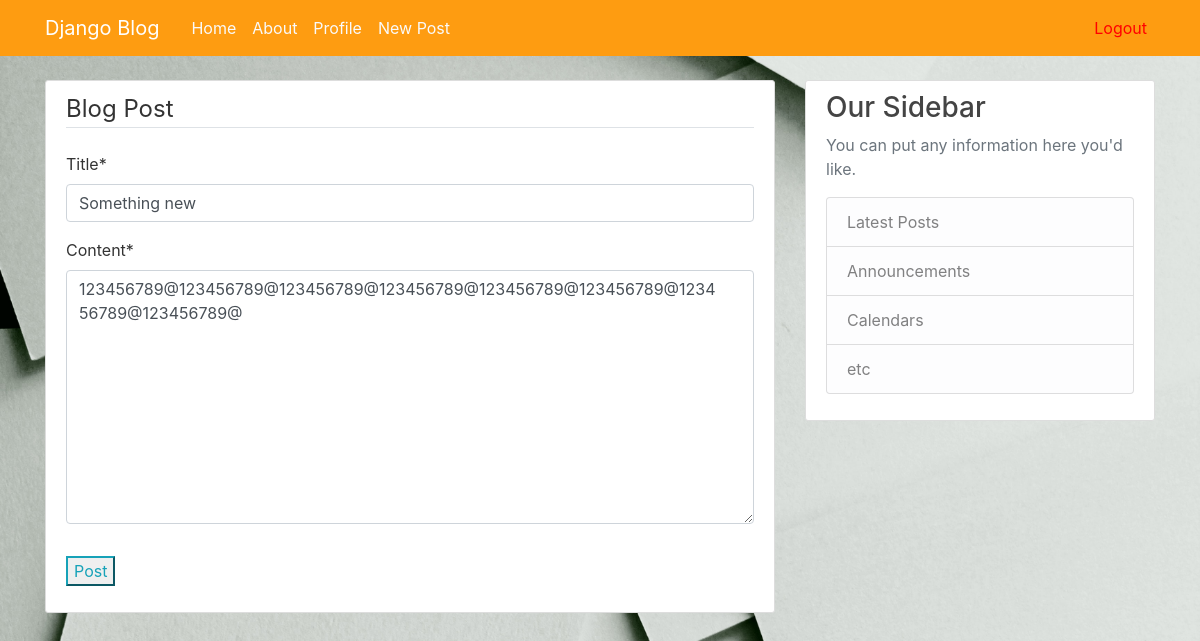
The app's page /post/13/update/ (signed in) with its own data.
### blog_app/models.py (models this page shows, shortened)
class Post(models.Model):
	title = models.CharField(max_length=100)
	content = models.TextField()
	date_posted = models.DateTimeField(default=timezone.now)
	author = models.ForeignKey(User,on_delete=models.CASCADE)

### blog_app/views.py (the view, shortened to what this page needs)
# urls.py: path('post/<int:pk>/update/', PostUpdateView.as_view(),name='post-update'),
class PostUpdateView(LoginRequiredMixin, UserPassesTestMixin, UpdateView):
	model = Post
	fields = ['title', 'content']
	success_url = '/'
	def test_func(self):
		post = self.get_object()
		if self.request.user == post.author:
			return True
		else:
			return False

### blog_app/templates/blog_app/post_form.html (shortened to what this page needs)
{% extends "blog_app/base.html"%}
{% load crispy_forms_tags %}
{% block content %}
<div class='content-section'>
	<form method="POST">
		<fieldset class="form-group">
			<legend class="border-bottom mb-4">Blog Post</legend>
			{{ form|crispy }}
		</fieldset>
		<div class="form-group">
			<button class="btn-outline-info" type="submit">Post</button>
		</div>
	</form>
</div>
{% endblock content %}

### blog_app/static/blog_app/main.css (style rules this page uses)
body { background: #fafafa; background-image: url('brandi-redd-aJTiW00qqtI-unsplash.jpg') ; background-repeat: no-repeat; background-size: 100% auto; color: #333333; margin-top: 5rem; }
.content-section { background: #ffffff; padding: 10px 20px; border: 1px solid #dddddd; border-radius: 3px; margin-bottom: 20px; }

### records on screen
Post: title "Something new", content "123456789@123456789@123456789@123456789@123456789@123456789@1234 56789@123456789@"
